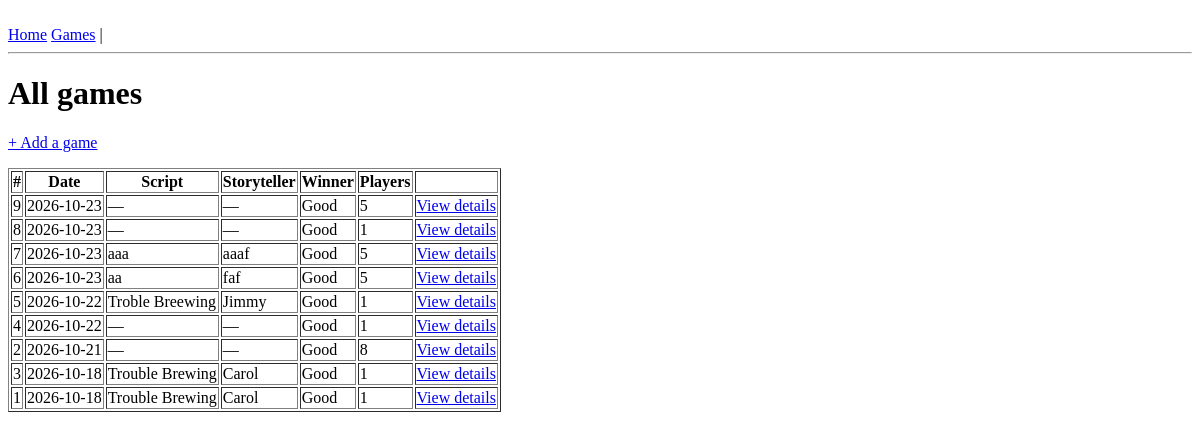
/games, run on an earlier commit of the app's database.
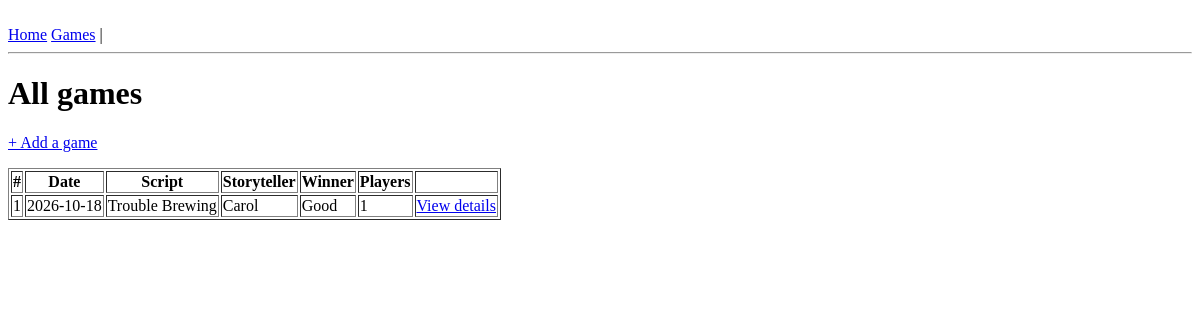
And on a later commit of the database.
### tables this page shows
CREATE TABLE games (
    id           INTEGER PRIMARY KEY,
    date         TEXT NOT NULL,          -- store as 'YYYY-MM-DD'
    script       TEXT,
    storyteller  TEXT,
    winning_team TEXT NOT NULL CHECK (winning_team IN ('Good', 'Evil')),
    length       INTEGER,
    online       BOOLEAN,
    result       TEXT,
    notes        TEXT
);

### app.py (the view)
@app.route("/games")
def list_games():
    conn = get_db()
    try:
        games = conn.execute(
            "SELECT g.id, g.date, g.script, g.storyteller, g.winning_team, "
            "       COUNT(gp.id) AS player_count "
            "FROM games g "
            "LEFT JOIN game_players gp ON gp.game_id = g.id "
            "GROUP BY g.id "
            "ORDER BY g.date DESC, g.id DESC"
        ).fetchall()
        return render_template("games.html", games=games)
    finally:
        conn.close()

### app.py (called while the page is built)
def get_db():
    conn = sqlite3.connect("clocktower.db")
    conn.row_factory = sqlite3.Row            # lets you use row["name"]
    conn.execute("PRAGMA foreign_keys = ON")
    return conn

### templates/games.html (shortened to what this page needs)
﻿{% extends "base.html" %}
{% block content %}
  <h1>All games</h1>
  <p><a href="{{ url_for('add_game') }}">+ Add a game</a></p>
  {% if not games %}
    <p>No games saved yet.</p>
  {% else %}
  <table border="1">
    <thead>
      <tr>
        <th>#</th>
        <th>Date</th>
        <th>Script</th>
        <th>Storyteller</th>
        <th>Winner</th>
        <th>Players</th>
        <th></th>
      </tr>
    </thead>
    <tbody>
      {% for g in games %}
      <tr>
        <td>{{ g['id'] }}</td>
        <td>{{ g['date'] }}</td>
        <td>{{ g['script'] or '—' }}</td>
        <td>{{ g['storyteller'] or '—' }}</td>
        <td>{{ g['winning_team'] }}</td>
        <td>{{ g['player_count'] }}</td>
        <td>
          <a href="{{ url_for('game_detail', game_id=g['id']) }}">View details</a>
        </td>
      </tr>
      {% endfor %}
    </tbody>
  </table>
  {% endif %}
{% endblock %}

### templates/base.html (shortened to what this page needs)
﻿<!doctype html>
<html lang="en">
<head>
</head>
<body>
  <nav>
    <a href="{{ url_for('stat_page') }}">Home</a>
    <a href="{{ url_for('list_games') }}">Games</a> |
  </nav>
  <hr>
  {% block content %}{% endblock %}
</body>
</html>

What changed in the data, as far as the page shows it:
removed games: id "9", date "2026-10-23", g "—", winning_team "Good", player_count "5"
removed games: id "8", date "2026-10-23", g "—", winning_team "Good", player_count "1"
removed games: id "7", date "2026-10-23", script "aaa", storyteller "aaaf", winning_team "Good", player_count "5"
removed games: id "6", date "2026-10-23", script "aa", storyteller "faf", winning_team "Good", player_count "5"
removed games: id "5", date "2026-10-22", script "Troble Breewing", storyteller "Jimmy", winning_team "Good", player_count "1"
removed games: id "4", date "2026-10-22", g "—", winning_team "Good", player_count "1"
removed games: id "2", date "2026-10-21", g "—", winning_team "Good", player_count "8"
removed games: id "3", date "2026-10-18", script "Trouble Brewing", storyteller "Carol", winning_team "Good", player_count "1"
